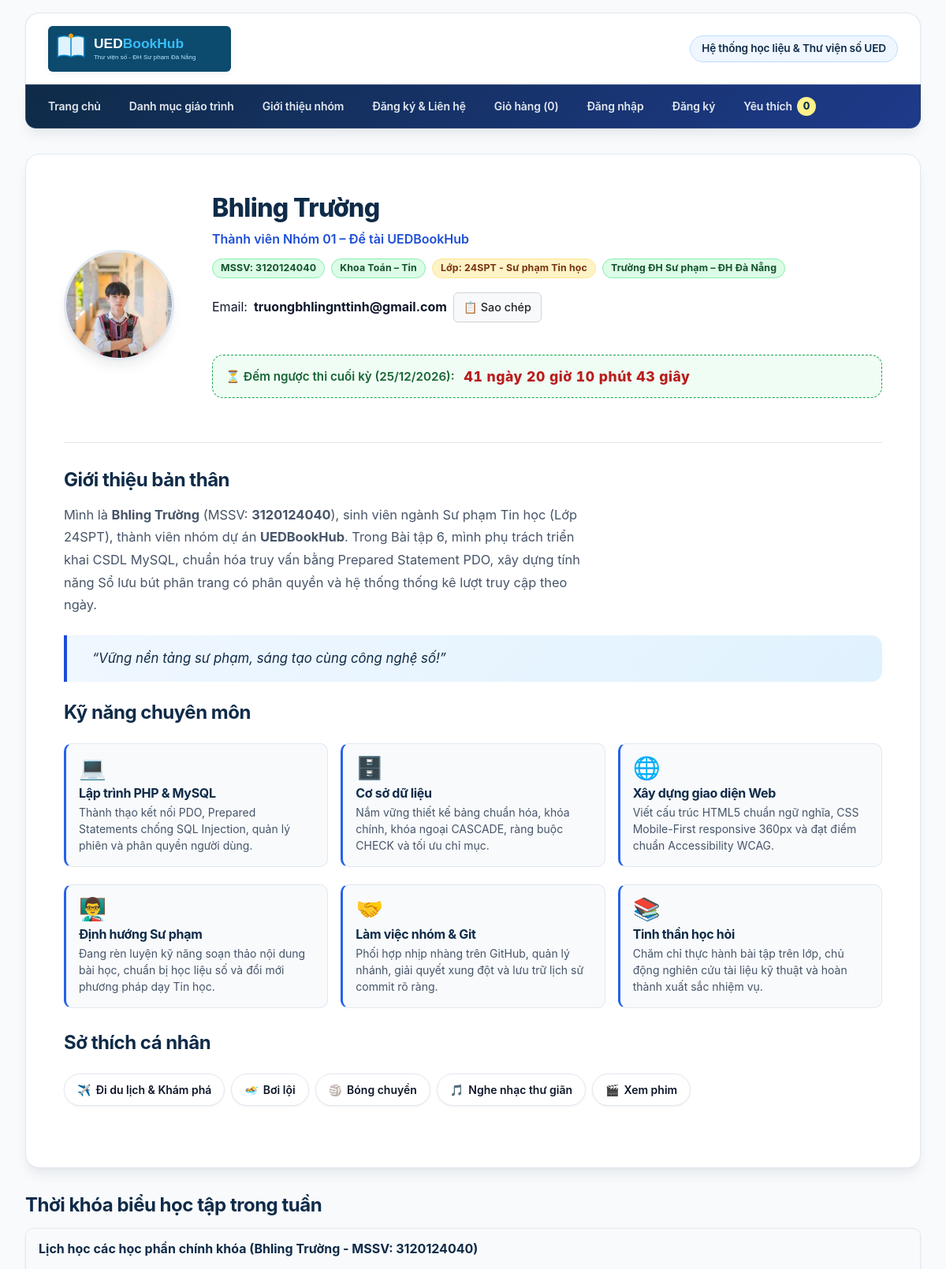
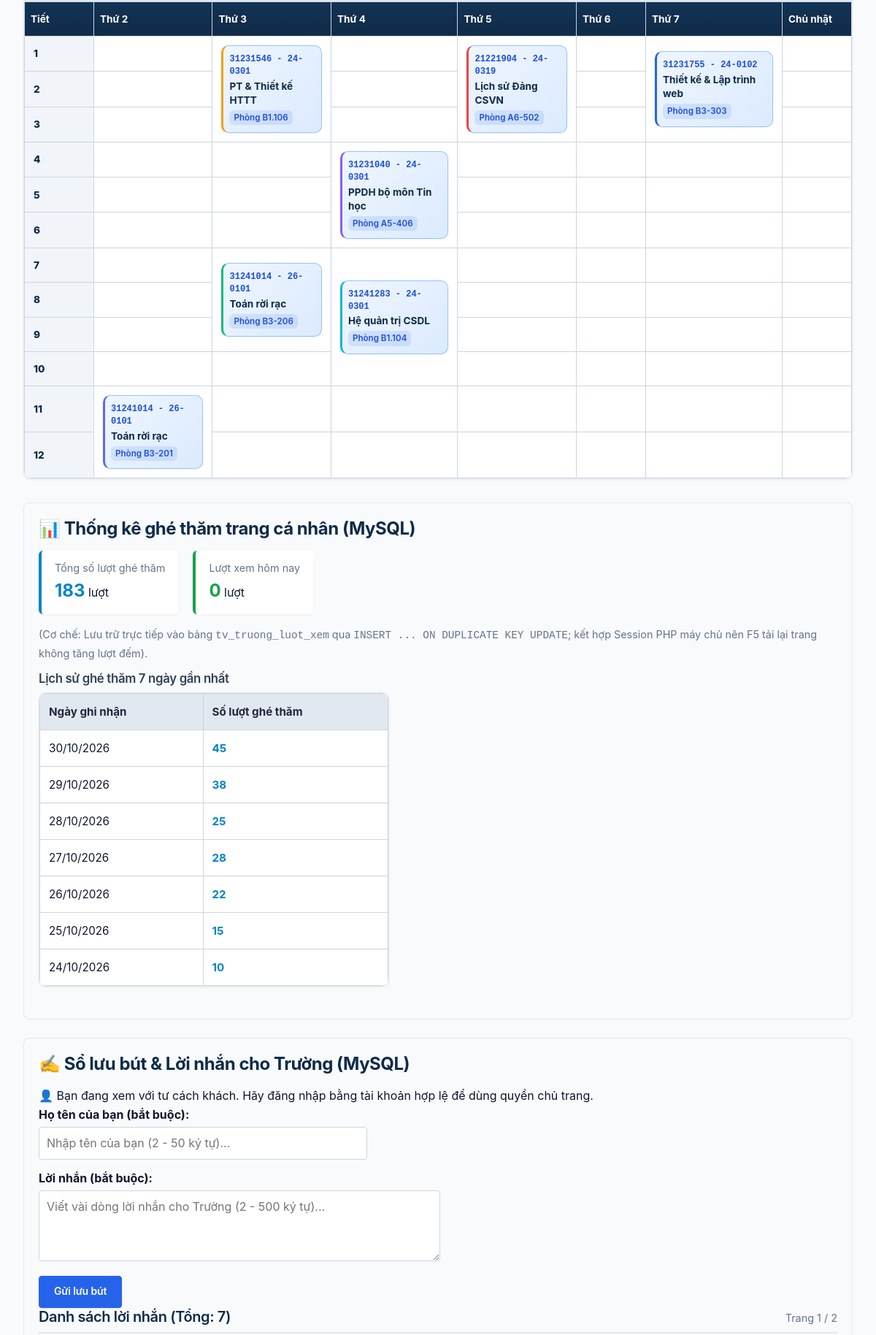
Screenshot of /thanhvien/3120124040_truong/gioithieu.php (upper part) with the database file from the repository (2 pictures, top to bottom).
### tables this page shows
CREATE TABLE tv_truong_luot_xem (
    id INT UNSIGNED AUTO_INCREMENT PRIMARY KEY,
    mssv CHAR(10) NOT NULL,
    ngay DATE NOT NULL,
    so_luot INT UNSIGNED NOT NULL DEFAULT 1,
    UNIQUE KEY uq_tv_truong_luot_xem_ngay (mssv, ngay),
    CONSTRAINT fk_tv_truong_luot_xem_thanh_vien FOREIGN KEY (mssv)
        REFERENCES thanh_vien(mssv) ON DELETE CASCADE
);

### thanhvien/3120124040_truong/gioithieu.php (the view, shortened to what the rows shown need)
<?php
$st7Ngay = db()->prepare('
    SELECT DATE_FORMAT(ngay, "%d/%m/%Y") AS ngay_dinh_dang, so_luot
    FROM tv_truong_luot_xem
    WHERE mssv = ?
    ORDER BY ngay DESC
    LIMIT 7
');
$st7Ngay->execute([MSSV]);
$lichSu7Ngay = $st7Ngay->fetchAll();
require_once __DIR__ . '/../../inc/header.php';
?>
<link rel="stylesheet" href="css/style.css?v=15">
<main class="noi-dung-chinh">
  <article class="ho-so-ca-nhan">
    <div class="ho-so-ca-nhan__than">
      <div class="ho-so-ca-nhan__hang-dau">
        <div class="ho-so-ca-nhan__thong-tin">
          <h1 class="ho-so-ca-nhan__ten">Bhling Trường</h1>
        </div>
      </div>
      <section>
        <h2>Giới thiệu bản thân</h2>
      </section>
      <section>
        <h2>Kỹ năng chuyên môn</h2>
      </section>
      <section>
        <h2>Sở thích cá nhân</h2>
      </section>
    </div>
  </article>
  <section class="khoi-thoi-khoa-bieu">
    <h2>Thời khóa biểu học tập trong tuần</h2>
    <div class="bang-cuon">
      <table class="bang-tkb">
        <caption>Lịch học các học phần chính khóa (Bhling Trường - MSSV: 3120124040)</caption>
        <thead>
          <tr>
            <th scope="col">Tiết</th>
            <th scope="col">Thứ 2</th>
            <th scope="col">Thứ 3</th>
            <th scope="col">Thứ 4</th>
            <th scope="col">Thứ 5</th>
            <th scope="col">Thứ 6</th>
            <th scope="col">Thứ 7</th>
            <th scope="col">Chủ nhật</th>
          </tr>
        </thead>
        <tbody>
          <tr>
            <th scope="row">1</th>
          </tr>
          <tr>
            <th scope="row">2</th>
          </tr>
          <tr>
            <th scope="row">3</th>
          </tr>
          <tr>
            <th scope="row">4</th>
          </tr>
          <tr>
            <th scope="row">5</th>
          </tr>
          <tr>
            <th scope="row">6</th>
          </tr>
          <tr>
            <th scope="row">7</th>
          </tr>
          <tr>
            <th scope="row">8</th>
          </tr>
          <tr>
            <th scope="row">9</th>
          </tr>
          <tr>
            <th scope="row">10</th>
          </tr>
          <tr>
            <th scope="row">11</th>
          </tr>
          <tr>
            <th scope="row">12</th>
          </tr>
        </tbody>
      </table>
    </div>
  </section>
  <section class="hop-dem-views truong-csp-2">
    <h2>📊 Thống kê ghé thăm trang cá nhân (MySQL)</h2>
    <div class="bang-cuon truong-csp-11">
      <table class="truong-csp-12">
        <thead>
          <tr class="truong-csp-13">
            <th scope="col" class="truong-csp-14">Ngày ghi nhận</th>
            <th scope="col" class="truong-csp-15">Số lượt ghé thăm</th>
          </tr>
        </thead>
        <tbody>
          <?php if (empty($lichSu7Ngay)): ?>
            <tr><td colspan="2" class="truong-csp-16">Chưa có dữ liệu thống kê.</td></tr>
          <?php else: ?>
            <?php foreach ($lichSu7Ngay as $dongNgay): ?>
              <tr class="truong-csp-17">
                <td class="truong-csp-18"><?= e((string)$dongNgay['ngay_dinh_dang']) ?></td>
                <td class="truong-csp-19"><?= e((string)$dongNgay['so_luot']) ?></td>
              </tr>
            <?php endforeach; ?>
          <?php endif; ?>
        </tbody>
      </table>
    </div>
  </section>
  <section id="so-luu-but" class="hop-luu-but truong-csp-2">
    <h2>✍️ Sổ lưu bút &amp; Lời nhắn cho Trường (MySQL)</h2>
  </section>
</main>
<?php
require_once __DIR__ . '/../../inc/footer.php';
?>

### rows the page displays
tv_truong_luot_xem: ngay_dinh_dang "30/10/2026", so_luot "45"
tv_truong_luot_xem: ngay_dinh_dang "29/10/2026", so_luot "38"
tv_truong_luot_xem: ngay_dinh_dang "28/10/2026", so_luot "25"
tv_truong_luot_xem: ngay_dinh_dang "27/10/2026", so_luot "28"
tv_truong_luot_xem: ngay_dinh_dang "26/10/2026", so_luot "22"
tv_truong_luot_xem: ngay_dinh_dang "25/10/2026", so_luot "15"
tv_truong_luot_xem: ngay_dinh_dang "24/10/2026", so_luot "10"

### other values shown
$nhan "Trang chủ"
$nhan "Danh mục giáo trình"
$nhan "Giới thiệu nhóm"
$nhan "Đăng ký & Liên hệ"
$gioDauTrang->soMon() "0"
$tongLuotXem "183"
$luotXemHomNay "0"
$tongSoLuuBut "7"
$trangHienTai "1"
$soTrang "2"
